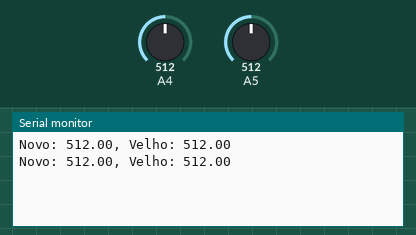
This sketch was run on a simulated Arduino Uno, built with avr-gcc and run on an emulated ATmega328P. Parts: the last lines printed to the serial monitor. The test bench sets the inputs (shaded band); at power-on: A4 = 512, A5 = 512.

Above: at 1.8 s.
1.9 s: A4 set to 716
At 2.8 s:
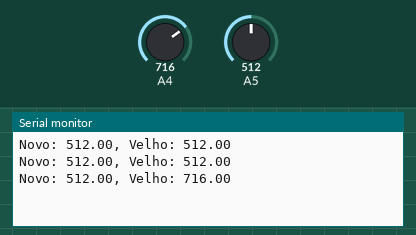
3.4 s: A5 set to 716
At 4.7 s:
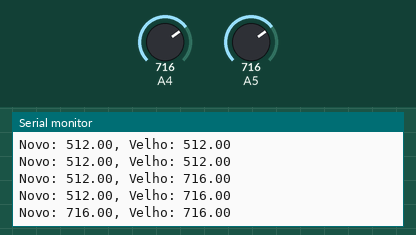
4.9 s: A4 set to 900
At 5.7 s:
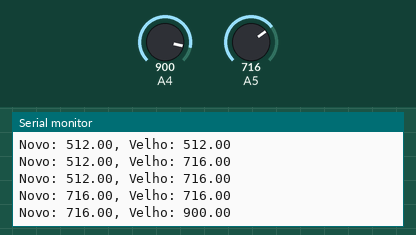
6.4 s: A5 set to 900
At 7.4 s:
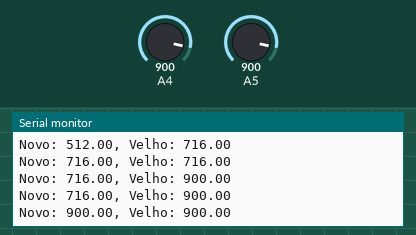
Timing chart, 0 to 8.9 s (numbered marks = the images above; inputs shaded):
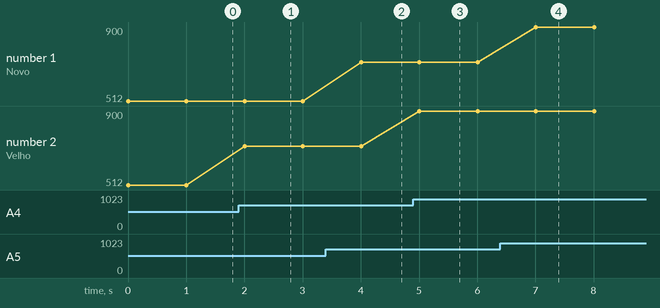

Measured:
- after the input at 1.9 s, the serial monitor: prints a new line after 0.10 s (image 1)
- after the input at 3.4 s, the serial monitor: prints a new line after 0.61 s (image 2)
- after the input at 4.9 s, the serial monitor: prints a new line after 0.11 s (image 3)
- after the input at 6.4 s, the serial monitor: prints a new line after 0.61 s (image 4)
- plotted number 2: 512 → 716 after the input at 1.9 s, 716 → 900 after the input at 4.9 s

The sketch:

mq2_teste.ino.ino
```cpp
void setup() {
  // put your setup code here, to run once:
  Serial.begin(9600);
}

void loop() {
  float novo = analogRead(A5);
  float velho = analogRead(A4);
  Serial.print("Novo: "); Serial.print(novo); Serial.print(", Velho: "); Serial.println(velho);
  delay(1000);
}
```
